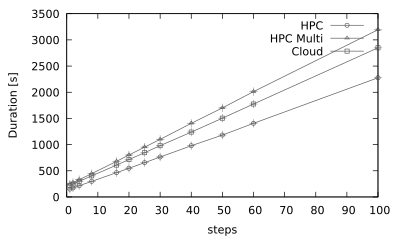

The gnuplot source for this figure:
#set term png size 800,400
#set output 'by-step-duration.png'

set terminal pdf size 4,2.4
set output 'by-step-duration.pdf'

#x axis formatting
set xlabel 'steps'

#y axis formatting
set ylabel 'Duration [s]'

# styles
set style line 1 \
    linecolor rgb '#303030' \
    linetype 1 linewidth 1.0 \
    pointtype 6 pointsize 1.0
set style line 2 \
    linecolor rgb '#303030' \
    linetype 1 linewidth 1.0 \
    pointtype 25 pointsize 1.0
set style line 3 \
    linecolor rgb '#A0A0A0' \
    linetype 1 linewidth 1
set style line 4 \
    linecolor rgb '#303030' \
    linetype 1 linewidth 1.0 \
    pointtype 17 pointsize 1.0    

set autoscale

plot \
    "by-step-duration-hpc.csv" using 1:2:3 with errorbars ls 3 notitle, "" using 1:2 with linespoints ls 1 title 'HPC', \
    "by-step-duration-hpcmulti.csv" using 1:2:3 with errorbars ls 3 notitle, "" using 1:2 with linespoints ls 4 title 'HPC Multi', \
    "by-step-duration-uninet.csv" using 1:2:3 with errorbars ls 3 notitle, "" using 1:2 with linespoints ls 2 title 'Cloud'
